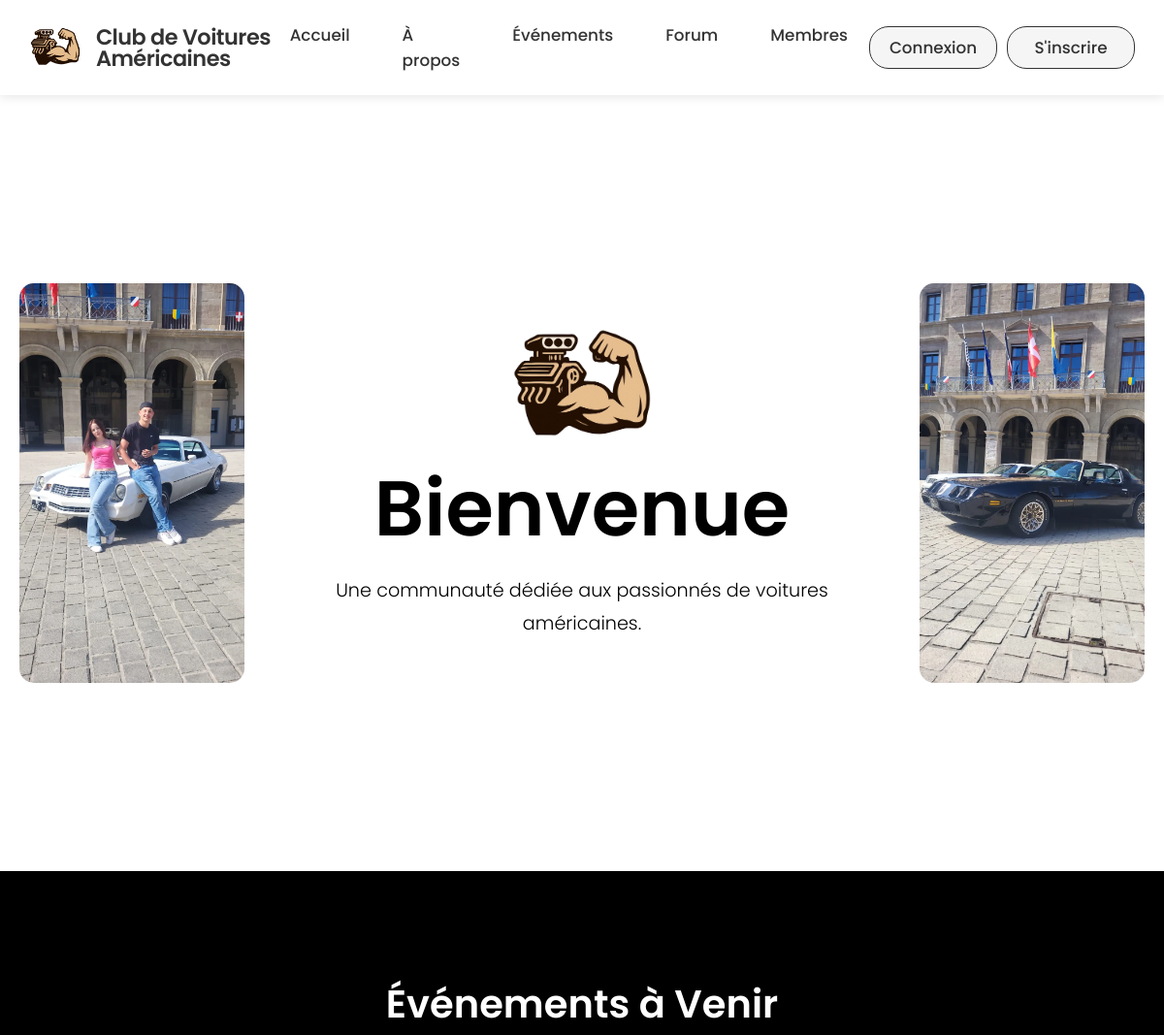
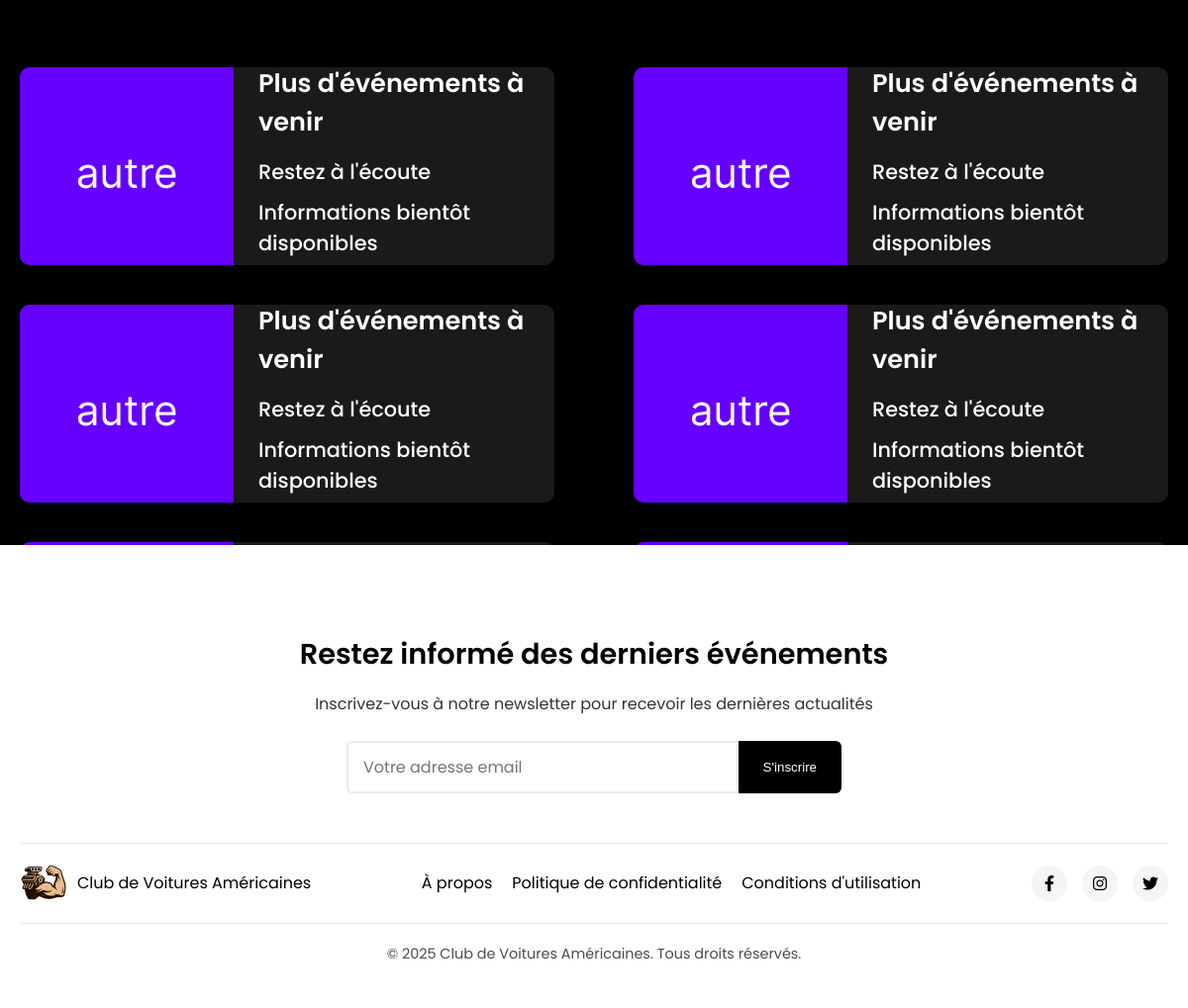
The page / on the database its author committed (2 pictures, top to bottom).
### v1/backend/core/models.py (models this page shows, shortened)
class ClubInfo(models.Model):
    name = models.CharField(max_length=100, default="Club de Voitures Américaines", verbose_name="Nom")
    description = models.TextField(verbose_name="Description")
    founder_info = models.TextField(blank=True, null=True, verbose_name="Informations sur le fondateur")
    cofounder_info = models.TextField(blank=True, null=True, verbose_name="Informations sur le co-fondateur")
    email = models.EmailField(blank=True, null=True, verbose_name="Email")
    phone = models.CharField(max_length=20, blank=True, null=True, verbose_name="Téléphone")
    instagram = models.CharField(max_length=100, blank=True, null=True)
    facebook = models.CharField(max_length=100, blank=True, null=True)
    twitter = models.CharField(max_length=100, blank=True, null=True)
    class Meta:
        verbose_name = "Information du Club"
        verbose_name_plural = "Informations du Club"

### v1/backend/core/views.py (the view)
# urls.py: path('', views.home, name='home'),
def home(request):
    club_info = ClubInfo.objects.first()
    upcoming_events = Event.objects.filter(
        is_published=True,
        event_date__gte=timezone.now()
    ).order_by('event_date')[:6]  # Augmenté de 3 à 6
    founders = UserProfile.objects.filter(
        is_approved=True,
        role='founder'
    ).select_related('user')
    cofounders = UserProfile.objects.filter(
        is_approved=True,
        role='co-founder'
    ).select_related('user')
    newsletter_form = NewsletterForm()
    context = {
        'club_info': club_info,
        'upcoming_events': upcoming_events,
        'founders': founders,
        'cofounders': cofounders,
        'newsletter_form': newsletter_form,
    }
    return render(request, 'core/home.html', context)

### v1/backend/accounts/forms.py
class NewsletterForm(forms.ModelForm):
    class Meta:
        model = Newsletter
        fields = ('email',)
        labels = {
            'email': 'Email'
        }

### v1/backend/core/context_processors.py (called while the page is built)
def club_info(request):
    try:
        info = ClubInfo.objects.first()
    except:
        info = None
    return {'global_club_info': info}

### v1/backend/templates/core/home.html (shortened to what this page needs)
{% extends 'base/base.html' %}
{% load custom_filters %}
{% block header %}
<header>
    <img src="/static/img/Jerem.png" alt="Fondateur">
    <div class="header-text">
        <img src="/static/img/logo.png" alt="logo" class="header-logo">
        <h1>Bienvenue</h1>
        {% if club_info %}
            <h4>{{ club_info.description }}</h4>
        {% else %}
            <h4>Une communauté dédiée aux passionnés de voitures américaines.</h4>
        {% endif %}
    </div>
    <img src="/static/img/Eric.png" alt="Co-Fondateur">
</header>
{% endblock %}
{% block content %}
<main>
    <h1>Événements à Venir</h1>
    {% if upcoming_events %}
        {% for event in upcoming_events %}
            <a href="{% url 'event_detail' event.id %}" style="text-decoration: none; color: inherit;">
                <div class="event-card">
                    <img src="{% if event.type == 'rasso' %}/static/img/rasso.png{% else %}/static/img/autre.png{% endif %}" alt="{{ event.title }}">
                    <div class="event-info">
                        <h2>{{ event.event_date|date:"l j F Y"|capfirst }}</h2>
                        <h2>horaire : {{ event.event_date|date:"H:i" }}</h2>
                        <h2>{{ event.location }}</h2>
                        <div class="event-type" style="background-color: {% if event.type == 'rasso' %}#3498db{% else %}#e67e22{% endif %}; color: white; display: inline-block; padding: 3px 10px; border-radius: 12px; font-size: 0.8rem; margin-top: 5px;">
                            {{ event.get_type_display }}
                        </div>
                    </div>
                </div>
            </a>
        {% endfor %}
    {% else %}
        {% for i in "123456" %}
            <div class="event-card">
                <img src="/static/img/autre.png" alt="Événement à venir">
                <div class="event-info">
                    <h2>Plus d'événements à venir</h2>
                    <h2>Restez à l'écoute</h2>
                    <h2>Informations bientôt disponibles</h2>
                </div>
            </div>
        {% endfor %}
    {% endif %}
</main>
{% endblock %}

### v1/backend/templates/base/base.html (shortened to what this page needs)
<!DOCTYPE html>
<html lang="fr">
<head>
    <link href="https://cdnjs.cloudflare.com/ajax/libs/font-awesome/6.0.0/css/all.min.css" rel="stylesheet">
    <link href="/static/css/style.css" rel="stylesheet">
</head>
<body>
    <nav>
        <div class="nav-left">
            <img src="/static/img/logo.png" alt="logo">
            <span class="nav-title">{% if global_club_info %}{{ global_club_info.name }}{% else %}Club de Voitures Américaines{% endif %}</span>
        </div>
        <div class="nav-center">
            <a href="{% url 'home' %}" class="{% if request.path == '/' %}active{% endif %}">Accueil</a>
            <a href="{% url 'about' %}" class="{% if 'about' in request.path %}active{% endif %}">À propos</a>
            <a href="{% url 'events' %}" class="{% if 'events' in request.path %}active{% endif %}">Événements</a>
            <a href="{% url 'forum:forum_home' %}" class="{% if active_forum or 'forum' in request.path %}active{% endif %}">Forum</a>
            <a href="{% url 'members_list' %}" class="{% if 'members' in request.path %}active{% endif %}">Membres</a>
        </div>
        <div class="nav-right">
            {% if user.is_authenticated %}
                <a href="{% url 'profile' %}">{{ user.username }}</a>
            {% else %}
                <a href="{% url 'login' %}" class="nav-btn login-btn">Connexion</a>
                <a href="{% url 'signup_request' %}" class="nav-btn signup-btn">S'inscrire</a>
            {% endif %}
        </div>
    </nav>
    {% block header %}{% endblock %}
    {% block content %}{% endblock %}
    <footer>
        <div class="footer-container">
            <div class="newsletter">
                <h3>Restez informé des derniers événements</h3>
                <p>Inscrivez-vous à notre newsletter pour recevoir les dernières actualités</p>
                <form class="newsletter-form" method="post" action="{% url 'newsletter_signup' %}">
                    <input type="email" name="email" placeholder="Votre adresse email" required>
                    <button type="submit">S'inscrire</button>
                </form>
            </div>
            <div class="footer-info">
                <div class="footer-logo">
                    <img src="/static/img/logo.png" alt="logo" class="footer-logo-img">
                    <span>{% if global_club_info %}{{ global_club_info.name }}{% else %}Club de Voitures Américaines{% endif %}</span>
                </div>
                <div class="footer-links">
                    <a href="{% url 'about' %}">À propos</a>
                    <a href="#">Politique de confidentialité</a>
                    <a href="#">Conditions d'utilisation</a>
                </div>
                <div class="social-links">
                    <a href="#" aria-label="Facebook"><i class="fab fa-facebook-f"></i></a>
                    <a href="#" aria-label="Instagram"><i class="fab fa-instagram"></i></a>
                    <a href="#" aria-label="Twitter"><i class="fab fa-twitter"></i></a>
                </div>
            </div>
            <div class="copyright">
                <p>&copy; {% now "Y" %} {% if global_club_info %}{{ global_club_info.name }}{% else %}Club de Voitures Américaines{% endif %}. Tous droits réservés.</p>
            </div>
        </div>
    </footer>
</body>
</html>

### v1/backend/templates/base/base.html (style rules this page uses)
body.page-transition { animation: fadeIn 0.5s ease-in-out; }

### rows shown on the page
ClubInfo: name "Club de Voitures Américaines", description "Une communauté dédiée aux passionnés de voitures américaines."
